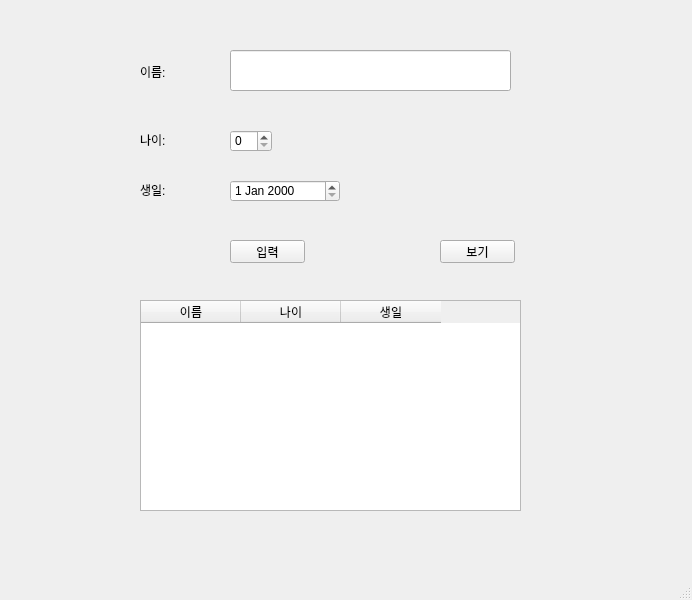
<?xml version="1.0" encoding="UTF-8"?>
<ui version="4.0">
 <class>MainWindow</class>
 <widget class="QMainWindow" name="MainWindow">
  <property name="geometry">
   <rect>
    <x>0</x>
    <y>0</y>
    <width>692</width>
    <height>600</height>
   </rect>
  </property>
  <property name="cursor">
   <cursorShape>ArrowCursor</cursorShape>
  </property>
  <property name="windowTitle">
   <string>MainWindow</string>
  </property>
  <widget class="QWidget" name="centralwidget">
   <widget class="QLineEdit" name="lineEdit">
    <property name="geometry">
     <rect>
      <x>230</x>
      <y>50</y>
      <width>281</width>
      <height>41</height>
     </rect>
    </property>
   </widget>
   <widget class="QDateEdit" name="dateEdit">
    <property name="geometry">
     <rect>
      <x>230</x>
      <y>180</y>
      <width>110</width>
      <height>22</height>
     </rect>
    </property>
   </widget>
   <widget class="QPushButton" name="inputButton">
    <property name="geometry">
     <rect>
      <x>230</x>
      <y>240</y>
      <width>75</width>
      <height>23</height>
     </rect>
    </property>
    <property name="text">
     <string>입력</string>
    </property>
   </widget>
   <widget class="QPushButton" name="showButton">
    <property name="geometry">
     <rect>
      <x>440</x>
      <y>240</y>
      <width>75</width>
      <height>23</height>
     </rect>
    </property>
    <property name="text">
     <string>보기</string>
    </property>
   </widget>
   <widget class="QLabel" name="label">
    <property name="geometry">
     <rect>
      <x>140</x>
      <y>62</y>
      <width>56</width>
      <height>20</height>
     </rect>
    </property>
    <property name="text">
     <string>이름:</string>
    </property>
   </widget>
   <widget class="QLabel" name="label_2">
    <property name="geometry">
     <rect>
      <x>140</x>
      <y>130</y>
      <width>56</width>
      <height>20</height>
     </rect>
    </property>
    <property name="text">
     <string>나이:</string>
    </property>
   </widget>
   <widget class="QSpinBox" name="spinBox">
    <property name="geometry">
     <rect>
      <x>230</x>
      <y>130</y>
      <width>42</width>
      <height>22</height>
     </rect>
    </property>
   </widget>
   <widget class="QLabel" name="label_3">
    <property name="geometry">
     <rect>
      <x>140</x>
      <y>180</y>
      <width>56</width>
      <height>20</height>
     </rect>
    </property>
    <property name="text">
     <string>생일:</string>
    </property>
   </widget>
   <widget class="QTableWidget" name="tableWidget">
    <property name="geometry">
     <rect>
      <x>140</x>
      <y>300</y>
      <width>381</width>
      <height>211</height>
     </rect>
    </property>
    <property name="maximumSize">
     <size>
      <width>551</width>
      <height>16777215</height>
     </size>
    </property>
    <property name="lineWidth">
     <number>7</number>
    </property>
    <column>
     <property name="text">
      <string>이름</string>
     </property>
    </column>
    <column>
     <property name="text">
      <string>나이</string>
     </property>
    </column>
    <column>
     <property name="text">
      <string>생일</string>
     </property>
    </column>
   </widget>
  </widget>
  <widget class="QMenuBar" name="menubar">
   <property name="geometry">
    <rect>
     <x>0</x>
     <y>0</y>
     <width>692</width>
     <height>21</height>
    </rect>
   </property>
  </widget>
  <widget class="QStatusBar" name="statusbar"/>
 </widget>
 <resources/>
 <connections/>
</ui>
